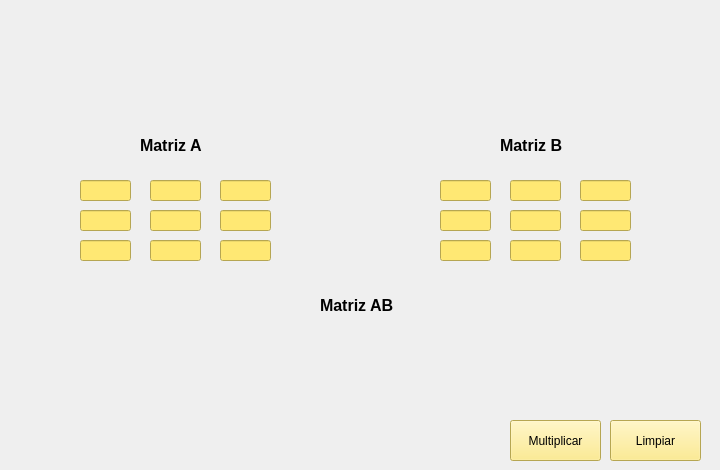
   <widget class="QWidget" name="tab_3">
    <attribute name="title">
     <string>Multiplicacion</string>
    </attribute>
    <widget class="QLineEdit" name="txt_ma02">
     <property name="geometry">
      <rect>
       <x>220</x>
       <y>180</y>
       <width>51</width>
       <height>21</height>
      </rect>
     </property>
     <property name="styleSheet">
      <string notr="true">background-color: rgb(255, 232, 115);
color: rgb(0, 0, 0);</string>
     </property>
    </widget>
    <widget class="QLineEdit" name="txt_mb01">
     <property name="geometry">
      <rect>
       <x>510</x>
       <y>180</y>
       <width>51</width>
       <height>21</height>
      </rect>
     </property>
     <property name="styleSheet">
      <string notr="true">background-color: rgb(255, 232, 115);
color: rgb(0, 0, 0);</string>
     </property>
    </widget>
    <widget class="QLabel" name="lbl_abm00">
     <property name="geometry">
      <rect>
       <x>260</x>
       <y>330</y>
       <width>61</width>
       <height>16</height>
      </rect>
     </property>
     <property name="font">
      <font>
       <pointsize>10</pointsize>
       <bold>true</bold>
      </font>
     </property>
     <property name="text">
      <string/>
     </property>
    </widget>
    <widget class="QLineEdit" name="txt_ma00">
     <property name="geometry">
      <rect>
       <x>80</x>
       <y>180</y>
       <width>51</width>
       <height>21</height>
      </rect>
     </property>
     <property name="styleSheet">
      <string notr="true">background-color: rgb(255, 232, 115);
color: rgb(0, 0, 0);</string>
     </property>
    </widget>
    <widget class="QLabel" name="label_27">
     <property name="geometry">
      <rect>
       <x>280</x>
       <y>160</y>
       <width>61</width>
       <height>111</height>
      </rect>
     </property>
     <property name="layoutDirection">
      <enum>Qt::RightToLeft</enum>
     </property>
     <property name="text">
      <string/>
     </property>
     <property name="textFormat">
      <enum>Qt::AutoText</enum>
     </property>
     <property name="pixmap">
      <pixmap>cerrar-parentesis.png</pixmap>
     </property>
    </widget>
    <widget class="QLineEdit" name="txt_ma22">
     <property name="geometry">
      <rect>
       <x>220</x>
       <y>240</y>
       <width>51</width>
       <height>21</height>
      </rect>
     </property>
     <property name="styleSheet">
      <string notr="true">background-color: rgb(255, 232, 115);
color: rgb(0, 0, 0);</string>
     </property>
    </widget>
    <widget class="QLineEdit" name="txt_mb20">
     <property name="geometry">
      <rect>
       <x>440</x>
       <y>240</y>
       <width>51</width>
       <height>21</height>
      </rect>
     </property>
     <property name="styleSheet">
      <string notr="true">background-color: rgb(255, 232, 115);
color: rgb(0, 0, 0);</string>
     </property>
    </widget>
    <widget class="QLabel" name="label_28">
     <property name="geometry">
      <rect>
       <x>140</x>
       <y>130</y>
       <width>81</width>
       <height>31</height>
      </rect>
     </property>
     <property name="font">
      <font>
       <pointsize>12</pointsize>
       <bold>true</bold>
      </font>
     </property>
     <property name="text">
      <string>Matriz A </string>
     </property>
    </widget>
    <widget class="QLabel" name="label_29">
     <property name="geometry">
      <rect>
       <x>-20</x>
       <y>160</y>
       <width>81</width>
       <height>111</height>
      </rect>
     </property>
     <property name="layoutDirection">
      <enum>Qt::LeftToRight</enum>
     </property>
     <property name="text">
      <string/>
     </property>
     <property name="pixmap">
      <pixmap>cerrar-parentesi.png</pixmap>
     </property>
    </widget>
    <widget class="QLabel" name="lbl_abm20">
     <property name="geometry">
      <rect>
       <x>260</x>
       <y>390</y>
       <width>61</width>
       <height>16</height>
      </rect>
     </property>
     <property name="font">
      <font>
       <pointsize>10</pointsize>
       <bold>true</bold>
      </font>
     </property>
     <property name="text">
      <string/>
     </property>
    </widget>
    <widget class="QLineEdit" name="txt_ma01">
     <property name="geometry">
      <rect>
       <x>150</x>
       <y>180</y>
       <width>51</width>
       <height>21</height>
      </rect>
     </property>
     <property name="styleSheet">
      <string notr="true">background-color: rgb(255, 232, 115);
color: rgb(0, 0, 0);</string>
     </property>
    </widget>
    <widget class="QLabel" name="label_30">
     <property name="geometry">
      <rect>
       <x>350</x>
       <y>160</y>
       <width>81</width>
       <height>111</height>
      </rect>
     </property>
     <property name="layoutDirection">
      <enum>Qt::LeftToRight</enum>
     </property>
     <property name="text">
      <string/>
     </property>
     <property name="pixmap">
      <pixmap>cerrar-parentesi.png</pixmap>
     </property>
    </widget>
    <widget class="QLabel" name="label_31">
     <property name="geometry">
      <rect>
       <x>500</x>
       <y>130</y>
       <width>81</width>
       <height>31</height>
      </rect>
     </property>
     <property name="font">
      <font>
       <pointsize>12</pointsize>
       <bold>true</bold>
      </font>
     </property>
     <property name="text">
      <string>Matriz B</string>
     </property>
    </widget>
    <widget class="QLabel" name="lbl_abm12">
     <property name="geometry">
      <rect>
       <x>400</x>
       <y>360</y>
       <width>61</width>
       <height>16</height>
      </rect>
     </property>
     <property name="font">
      <font>
       <pointsize>10</pointsize>
       <bold>true</bold>
      </font>
     </property>
     <property name="text">
      <string/>
     </property>
    </widget>
    <widget class="QLabel" name="label_32">
     <property name="geometry">
      <rect>
       <x>170</x>
       <y>310</y>
       <width>81</width>
       <height>111</height>
      </rect>
     </property>
     <property name="layoutDirection">
      <enum>Qt::LeftToRight</enum>
     </property>
     <property name="text">
      <string/>
     </property>
     <property name="pixmap">
      <pixmap>cerrar-parentesi.png</pixmap>
     </property>
    </widget>
    <widget class="QLabel" name="lbl_abm10">
     <property name="geometry">
      <rect>
       <x>260</x>
       <y>360</y>
       <width>61</width>
       <height>16</height>
      </rect>
     </property>
     <property name="font">
      <font>
       <pointsize>10</pointsize>
       <bold>true</bold>
      </font>
     </property>
     <property name="text">
      <string/>
     </property>
    </widget>
    <widget class="QLabel" name="label_33">
     <property name="geometry">
      <rect>
       <x>650</x>
       <y>160</y>
       <width>61</width>
       <height>111</height>
      </rect>
     </property>
     <property name="layoutDirection">
      <enum>Qt::RightToLeft</enum>
     </property>
     <property name="text">
      <string/>
     </property>
     <property name="textFormat">
      <enum>Qt::AutoText</enum>
     </property>
     <property name="pixmap">
      <pixmap>cerrar-parentesis.png</pixmap>
     </property>
    </widget>
    <widget class="QLabel" name="lbl_abm21">
     <property name="geometry">
      <rect>
       <x>330</x>
       <y>390</y>
       <width>61</width>
       <height>16</height>
      </rect>
     </property>
     <property name="font">
      <font>
       <pointsize>10</pointsize>
       <bold>true</bold>
      </font>
     </property>
     <property name="text">
      <string/>
     </property>
    </widget>
    <widget class="QLineEdit" name="txt_mb02">
     <property name="geometry">
      <rect>
       <x>580</x>
       <y>180</y>
       <width>51</width>
       <height>21</height>
      </rect>
     </property>
     <property name="styleSheet">
      <string notr="true">background-color: rgb(255, 232, 115);
color: rgb(0, 0, 0);</string>
     </property>
    </widget>
    <widget class="QLabel" name="lbl_abm11">
     <property name="geometry">
      <rect>
       <x>330</x>
       <y>360</y>
       <width>61</width>
       <height>16</height>
      </rect>
     </property>
     <property name="font">
      <font>
       <pointsize>10</pointsize>
       <bold>true</bold>
      </font>
     </property>
     <property name="text">
      <string/>
     </property>
    </widget>
    <widget class="QLineEdit" name="txt_mb12">
     <property name="geometry">
      <rect>
       <x>580</x>
       <y>210</y>
       <width>51</width>
       <height>21</height>
      </rect>
     </property>
     <property name="styleSheet">
      <string notr="true">background-color: rgb(255, 232, 115);
color: rgb(0, 0, 0);</string>
     </property>
    </widget>
    <widget class="QLabel" name="lbl_abm02">
     <property name="geometry">
      <rect>
       <x>400</x>
       <y>330</y>
       <width>61</width>
       <height>16</height>
      </rect>
     </property>
     <property name="font">
      <font>
       <pointsize>10</pointsize>
       <bold>true</bold>
      </font>
     </property>
     <property name="text">
      <string/>
     </property>
    </widget>
    <widget class="QLineEdit" name="txt_mb10">
     <property name="geometry">
      <rect>
       <x>440</x>
       <y>210</y>
       <width>51</width>
       <height>21</height>
      </rect>
     </property>
     <property name="styleSheet">
      <string notr="true">background-color: rgb(255, 232, 115);
color: rgb(0, 0, 0);</string>
     </property>
    </widget>
    <widget class="QLabel" name="lbl_abm01">
     <property name="geometry">
      <rect>
       <x>330</x>
       <y>330</y>
       <width>61</width>
       <height>16</height>
      </rect>
     </property>
     <property name="font">
      <font>
       <pointsize>10</pointsize>
       <bold>true</bold>
      </font>
     </property>
     <property name="text">
      <string/>
     </property>
    </widget>
    <widget class="QLineEdit" name="txt_mb21">
     <property name="geometry">
      <rect>
       <x>510</x>
       <y>240</y>
       <width>51</width>
       <height>21</height>
      </rect>
     </property>
     <property name="styleSheet">
      <string notr="true">background-color: rgb(255, 232, 115);
color: rgb(0, 0, 0);</string>
     </property>
    </widget>
    <widget class="QLabel" name="lbl_abm22">
     <property name="geometry">
      <rect>
       <x>400</x>
       <y>390</y>
       <width>61</width>
       <height>16</height>
      </rect>
     </property>
     <property name="font">
      <font>
       <pointsize>10</pointsize>
       <bold>true</bold>
      </font>
     </property>
     <property name="text">
      <string/>
     </property>
    </widget>
    <widget class="QLineEdit" name="txt_ma21">
     <property name="geometry">
      <rect>
       <x>150</x>
       <y>240</y>
       <width>51</width>
       <height>21</height>
      </rect>
     </property>
     <property name="styleSheet">
      <string notr="true">background-color: rgb(255, 232, 115);
color: rgb(0, 0, 0);</string>
     </property>
    </widget>
    <widget class="QLineEdit" name="txt_ma20">
     <property name="geometry">
      <rect>
       <x>80</x>
       <y>240</y>
       <width>51</width>
       <height>21</height>
      </rect>
     </property>
     <property name="styleSheet">
      <string notr="true">background-color: rgb(255, 232, 115);
color: rgb(0, 0, 0);</string>
     </property>
    </widget>
    <widget class="QLabel" name="label_34">
     <property name="geometry">
      <rect>
       <x>320</x>
       <y>180</y>
       <width>71</width>
       <height>71</height>
      </rect>
     </property>
     <property name="text">
      <string/>
     </property>
     <property name="pixmap">
      <pixmap>simbolo-de-multiplicacion.png</pixmap>
     </property>
    </widget>
    <widget class="QLineEdit" name="txt_ma10">
     <property name="geometry">
      <rect>
       <x>80</x>
       <y>210</y>
       <width>51</width>
       <height>21</height>
      </rect>
     </property>
     <property name="styleSheet">
      <string notr="true">background-color: rgb(255, 232, 115);
color: rgb(0, 0, 0);</string>
     </property>
    </widget>
    <widget class="QLineEdit" name="txt_mb11">
     <property name="geometry">
      <rect>
       <x>510</x>
       <y>210</y>
       <width>51</width>
       <height>21</height>
      </rect>
     </property>
     <property name="styleSheet">
      <string notr="true">background-color: rgb(255, 232, 115);
color: rgb(0, 0, 0);</string>
     </property>
    </widget>
    <widget class="QLabel" name="label_35">
     <property name="geometry">
      <rect>
       <x>320</x>
       <y>290</y>
       <width>81</width>
       <height>31</height>
      </rect>
     </property>
     <property name="font">
      <font>
       <pointsize>12</pointsize>
       <bold>true</bold>
      </font>
     </property>
     <property name="text">
      <string>Matriz AB </string>
     </property>
    </widget>
    <widget class="QLineEdit" name="txt_mb00">
     <property name="geometry">
      <rect>
       <x>440</x>
       <y>180</y>
       <width>51</width>
       <height>21</height>
      </rect>
     </property>
     <property name="styleSheet">
      <string notr="true">background-color: rgb(255, 232, 115);
color: rgb(0, 0, 0);</string>
     </property>
    </widget>
    <widget class="QLineEdit" name="txt_ma12">
     <property name="geometry">
      <rect>
       <x>220</x>
       <y>210</y>
       <width>51</width>
       <height>21</height>
      </rect>
     </property>
     <property name="styleSheet">
      <string notr="true">background-color: rgb(255, 232, 115);
color: rgb(0, 0, 0);</string>
     </property>
    </widget>
    <widget class="QLineEdit" name="txt_mb22">
     <property name="geometry">
      <rect>
       <x>580</x>
       <y>240</y>
       <width>51</width>
       <height>21</height>
      </rect>
     </property>
     <property name="styleSheet">
      <string notr="true">background-color: rgb(255, 232, 115);
color: rgb(0, 0, 0);</string>
     </property>
    </widget>
    <widget class="QLabel" name="label_37">
     <property name="geometry">
      <rect>
       <x>470</x>
       <y>310</y>
       <width>61</width>
       <height>111</height>
      </rect>
     </property>
     <property name="layoutDirection">
      <enum>Qt::RightToLeft</enum>
     </property>
     <property name="text">
      <string/>
     </property>
     <property name="textFormat">
      <enum>Qt::AutoText</enum>
     </property>
     <property name="pixmap">
      <pixmap>cerrar-parentesis.png</pixmap>
     </property>
    </widget>
    <widget class="QLineEdit" name="txt_ma11">
     <property name="geometry">
      <rect>
       <x>150</x>
       <y>210</y>
       <width>51</width>
       <height>21</height>
      </rect>
     </property>
     <property name="styleSheet">
      <string notr="true">background-color: rgb(255, 232, 115);
color: rgb(0, 0, 0);</string>
     </property>
    </widget>
    <widget class="QPushButton" name="btn_Multiplicar">
     <property name="geometry">
      <rect>
       <x>510</x>
       <y>420</y>
       <width>91</width>
       <height>41</height>
      </rect>
     </property>
     <property name="styleSheet">
      <string notr="true">background-color: rgb(255, 232, 115);
color: rgb(0, 0, 0);</string>
     </property>
     <property name="text">
      <string>Multiplicar</string>
     </property>
    </widget>
    <widget class="QPushButton" name="btn_limpiar3">
     <property name="geometry">
      <rect>
       <x>610</x>
       <y>420</y>
       <width>91</width>
       <height>41</height>
      </rect>
     </property>
     <property name="styleSheet">
      <string notr="true">background-color: rgb(255, 232, 115);
color: rgb(0, 0, 0);</string>
     </property>
     <property name="text">
      <string>Limpiar</string>
     </property>
    </widget>
    <widget class="QLabel" name="label_65">
     <property name="geometry">
      <rect>
       <x>20</x>
       <y>20</y>
       <width>651</width>
       <height>81</height>
      </rect>
     </property>
     <property name="text">
      <string/>
     </property>
     <property name="pixmap">
      <pixmap>Suma de Matrices (1).png</pixmap>
     </property>
    </widget>
   </widget>
